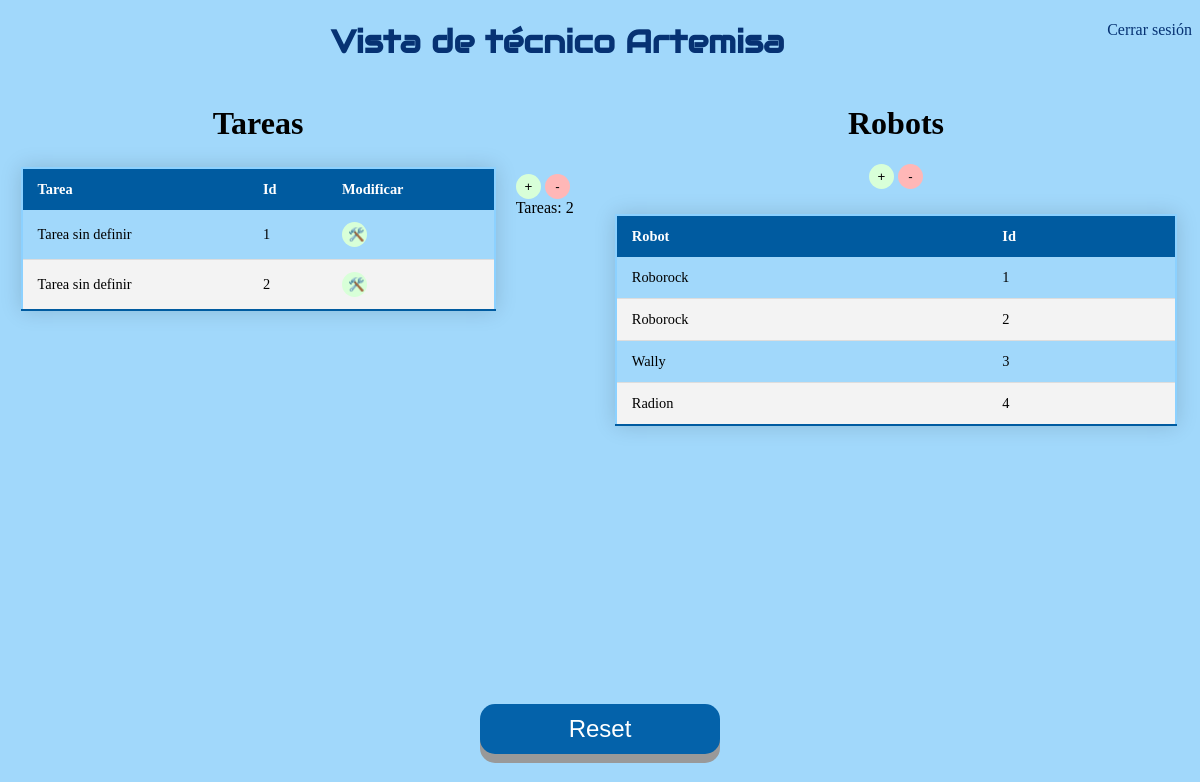
The page /Interfaz_tecnico.html on the database its author committed.
### app.py (models this page shows)
class Todo(db.Model): #Tabla para tareas creadas
    id = db.Column(db.Integer, primary_key=True)
    content = db.Column(db.String(200), nullable=False)
    priority = db.Column(db.String(200))        # prioridad
    descripcion = db.Column(db.String(200))             # Descripcion
    atributos = db.Column(db.String(800))               # Atributos

class Robo(db.Model):
    id = db.Column(db.Integer, primary_key=True)
    nombre = db.Column(db.String(200), nullable=False)

### app.py (the view)
@app.route('/Interfaz_tecnico.html', methods=['POST','GET'])     # Redireccion a Tecnico
def tecnico():
    tasks = Todo.query.order_by(Todo.id).all() # Este método nos devuelve todos los elementos de la tabla de la base de datos
    rob = Robo.query.order_by(Robo.id).all()
    return render_template('Interfaz_tecnico.html', tasks=tasks, rob=rob) # Presentar las tareas

### templates/Interfaz_tecnico.html (shortened to what this page needs)
{% extends 'base.html' %}
{% block head %}
</head>
{% endblock %}
{% block body %}
<a style="float:right" href="index.html">Cerrar sesión</a>
<center>
  <h1 class="principal"> Vista de técnico Artemisa</h1>
</center>
<div class="inline-div-izquierda">
  <h1 class="Copper">Tareas</h1>
  <center>
    <table>
      <thead>
        <tr>
            <th> Tarea</th>
            <th> Id </th>
            <th> Modificar </th>
        </tr>
      </thead>
      {% for task in tasks %}
        {% if task.id!=1 %}
          <tr>
            <td> {{ task.content }}</td>
            <td> {{ task.id - 1 }} </td>
            <td> <button type="button" class="button3" onClick="window.location.href='/update/{{ task.id }}';">🛠️</button> </td>
          </tr>
        {% endif %}
      {% endfor %}
      </table>
  </center>
</div>
<div class="inline-div-izquierda2">
  <br> <br> <br> <br> <br>
  <button type="button" class="button3" onClick="window.location.href='/new_update/{{ tasks[-1].id }}';">+</button>
  <button type="button" class="button4" onClick="window.location.href='/delete';">-</button>
 <br> &nbsp;
  Tareas:
  <a id="clicks">{{ tasks[-1].id -1 }}</a> <br>
</div>
<center>
  <div class="inline-div-derecha">
    <h1 class="Copper"> Robots</h1>
    <button type="button" class="button3" onClick="window.location.href='/nuevo_robot';">+</button>
    <button type="button" class="button4" onClick="window.location.href='/delete_robot';">-</button>
    <br>
    <table>
      <thead>
        <tr>
            <th> Robot</th>
            <th> Id </th>
        </tr>
      </thead>
      {% for robot in rob %}
      {% if robot.id!=1 %}
          <tr>
            <td> {{ robot.nombre }}</td>
            <td> {{ robot.id - 1 }} </td>
          </tr>
        {% endif %}
      {% endfor %}
      </table>
  </div>
  <br>
  <br>
</center>
<br> <br> <br> <br> <br> <br> <br> <br> <br> <br> <br> <br> <br> <br> <br> <br> <br> <br> <br> <br> <br>
<center>
  <button id="boton2" class="button2" onclick="window.location.href='/reset';">Reset</button>
</center>
  {% endblock %}

### static/css/main.css (style rules this page uses)
a:link { text-decoration: none; color: rgb(6, 50, 115); }
body { background-color: #a1d8fb; }
h1.Copper { font-family: Copperplate, Papyrus, fantasy; text-align: center }
h1.principal { font-family: "Audiowide", sans-serif; color: rgb(6, 50, 115); }
.button2 { width: 20%; height: 50px; position: absolute; top: 88%; left: 40%; font-size: 24px; text-align: center; position: absolute; bottom: 30px; right: 600px; cursor: pointer; outline: none; color: #fff; background-color: #0462aa; border: none; border-radius: 15px; box-shadow: 0 9px #999; }
.button3 { width: 25px; height: 25px; border: none; border-radius: 15px; background-color: #d8ffd8; }
.button4 { width: 25px; height: 25px; border: none; border-radius: 15px; background-color: #ffb7b7; }
.inline-div-derecha { width: 50%; float: right; }
.inline-div-izquierda { width: 500px; float: left; }
.inline-div-izquierda2 { width: 72px; float: left; }
table { border: 2px solid rgb(140, 209, 255); border-collapse: collapse; width: 95%; margin: 25px 0; font-size: 0.9em; min-width: 400px; box-shadow: 0 0 20px rgba(0, 0, 0, 0.15); }
thead tr { background-color: #005ba0; color: #ffffff; text-align: left; }
th, td { padding: 12px 15px; }
tbody tr { border-bottom: 1px solid #dddddd; }
tbody tr:nth-of-type(even) { background-color: #f3f3f3; }
tbody tr:last-of-type { border-bottom: 2px solid #005ba0; }

### rows shown on the page
Todo: content "Tarea sin definir", id "1"
Todo: content "Tarea sin definir", id "2"
Robo: nombre "Roborock", id "1"
Robo: nombre "Roborock", id "2"
Robo: nombre "Wally", id "3"
Robo: nombre "Radion", id "4"

### other values the page prints
{{ tasks[-1].id -1 }} "2"
